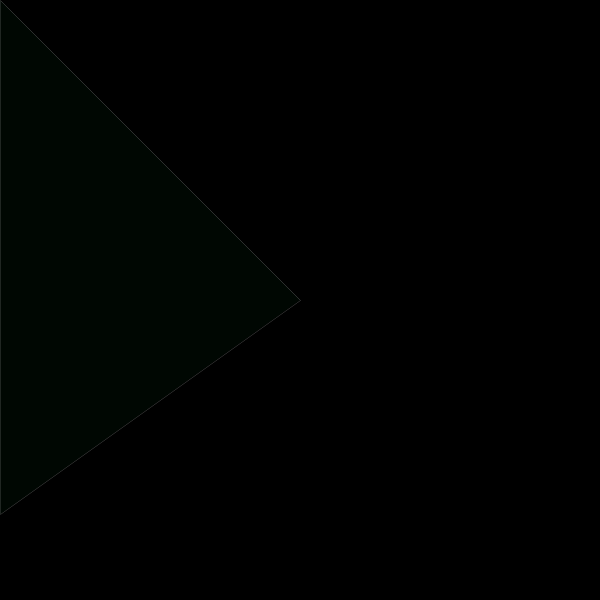
Frame 1 (no input)
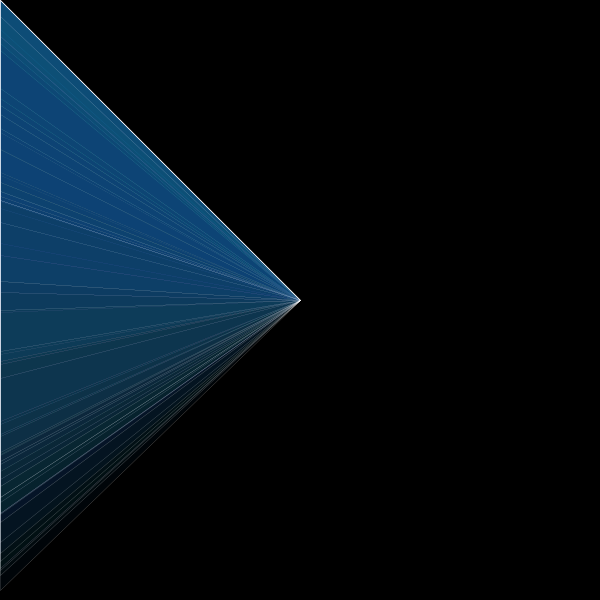
Frame 60 (the mouse pressed at the canvas centre just before this capture)
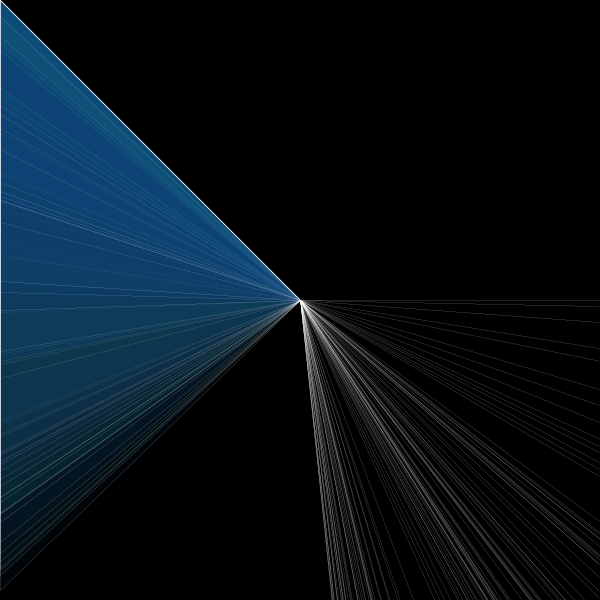
Frame 120 (the mouse held since frame 60 and released just before this capture)

The Processing sketch that drew these frames (run headless with seeded random() and noise(); from frame 60 on, the mouse is pressed at the canvas centre):

// Processing sketch: processing_44898
// ── processing_44898.pde

float r=random(255);
float Vel;

void setup () {
  background (0);
   noCursor();
  size (600, 600);
  fill(r, 200, 255, 1);
  strokeWeight(0.005);
  smooth();
  frameRate(20);
  stroke (255);
}


void draw() {
  Vel=abs(pmouseX-pmouseY*TWO_PI);
  color elcolores = color(random (0,25), random(0,200), random(0,255), 10);
  fill(elcolores);
  quad(
  height/2, //x1 el punto de inicio en el centro
  width/2,//y1
  mouseX+mouseX*(sin(r)),//x2
  mouseY+random(0,600),//y2
  mouseX,//x3
  mouseY,//y3
  mouseX+(mouseX*r),//x4
  mouseY+random(mouseY*Vel));//y4
 }              
